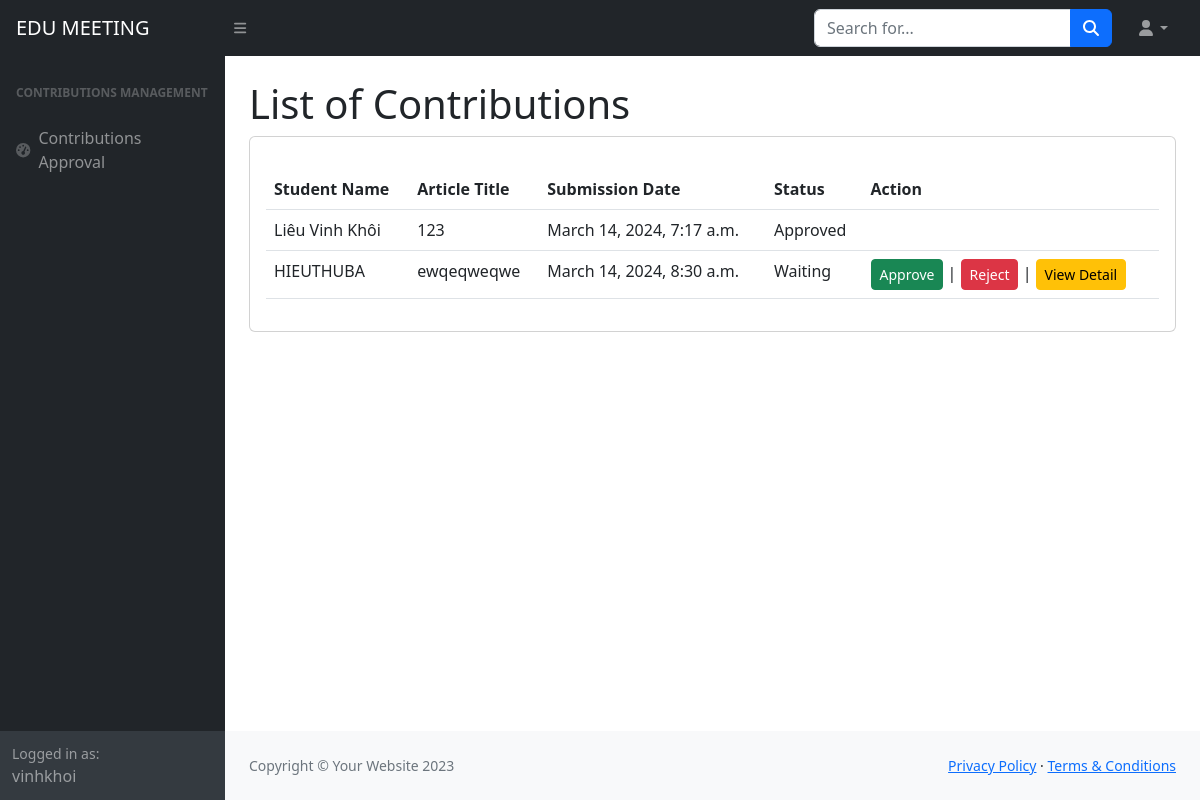
The page /ad/contributions/manage/ (signed in) on the database its author committed.
### home/models.py (models this page shows, shortened)
class UserProfile(models.Model):
    user = models.OneToOneField(User, on_delete=models.CASCADE, primary_key=True)
    fullname = models.CharField(max_length=50)
    roles = models.ManyToManyField(Role, related_name='users')
    faculty = models.ForeignKey('Faculties', on_delete=models.CASCADE, null=True, blank=True)
    email = models.EmailField(max_length=254, unique=True, blank=True, null=True)
    phone = models.CharField(max_length=15)
    academic_Year = models.ForeignKey(AcademicYear,blank=True, null =True, on_delete=models.CASCADE)

class Contributions(models.Model):
    user = models.ManyToManyField(UserProfile)
    title = models.CharField(max_length=30)
    content = models.TextField(null = True)
    faculty = models.ForeignKey(Faculties,on_delete=models.CASCADE)
    term = models.BooleanField(default=False)
    createAt = models.DateTimeField(auto_now_add=True)
    academic_Year = models.ForeignKey(AcademicYear,blank=True, null =True, on_delete=models.CASCADE)
    reject_reason = models.TextField(blank=True, null=True)
    status = models.CharField(max_length=10,  default='waiting')

### home/views.py (the view)
# urls.py: path('ad/contributions/manage/', views.all_contributions_view, name='manage_contributions'),
def all_contributions_view(request):
    contributions = Contributions.objects.all()  # Fetch all contributions from the database
    context = {
        'contributions': contributions
    }
    return render(request, 'manage_contributions.html', context)

### templates/manage_contributions.html (shortened to what this page needs)
{%load static%}
<!DOCTYPE html>
<html lang="en">
    <head>
        <link href="https://cdn.jsdelivr.net/npm/simple-datatables@7.1.2/dist/style.min.css" rel="stylesheet" />
        <link href="{% static 'css/styles.css' %}" rel="stylesheet" />
    </head>
    <body class="sb-nav-fixed">
        <nav class="sb-topnav navbar navbar-expand navbar-dark bg-dark">
            <a class="navbar-brand ps-3" href="{% url "home" %}">EDU MEETING</a>
            <button class="btn btn-link btn-sm order-1 order-lg-0 me-4 me-lg-0" id="sidebarToggle" href="#!"><i class="fas fa-bars"></i></button>
            <form class="d-none d-md-inline-block form-inline ms-auto me-0 me-md-3 my-2 my-md-0">
                <div class="input-group">
                    <input class="form-control" type="text" placeholder="Search for..." aria-label="Search for..." aria-describedby="btnNavbarSearch" />
                    <button class="btn btn-primary" id="btnNavbarSearch" type="button"><i class="fas fa-search"></i></button>
                </div>
            </form>
            <ul class="navbar-nav ms-auto ms-md-0 me-3 me-lg-4">
                <li class="nav-item dropdown">
                    <a class="nav-link dropdown-toggle" id="navbarDropdown" href="#" role="button" data-bs-toggle="dropdown" aria-expanded="false"><i class="fas fa-user fa-fw"></i></a>
                </li>
            </ul>
        </nav>
        <div id="layoutSidenav">
            <div id="layoutSidenav_nav">
                <nav class="sb-sidenav accordion sb-sidenav-dark" id="sidenavAccordion">
                    <div class="sb-sidenav-menu">
                        <div class="nav">
                            <div class="sb-sidenav-menu-heading">Contributions Management</div>
                            <a class="nav-link" href="{% url "manage_contributions" %}">
                              <div class="sb-nav-link-icon"><i class="fas fa-tachometer-alt"></i></div>
                              Contributions Approval
                            </a>
                        </div>
                    </div>
                    <div class="sb-sidenav-footer">
                        <div class="small">Logged in as:</div>
                        {{request.user.username}}
                    </div>
                </nav>
            </div>
            <div id="layoutSidenav_content">
                <main>
                    <div class="container-fluid px-4">
                        <h1 class="mt-4">List of Contributions</h1>
                        <div class="card mb-4">
                            <div class="card-body">
                              <form method="post" enctype="">
                                <table class="table mt-3">
                                  <thead class="thead-dark">
                                    <tr>
                                      <th scope="col">Student Name</th>
                                      <th scope="col">Article Title</th>
                                      <th scope="col">Submission Date</th>
                                      <th scope="col">Status</th>
                                      <th scope="col">Action</th>
                                    </tr>
                                  </thead>
                                  <tbody>
                                    {% for contribution in contributions %}
                                    <tr>
                                        <td>
                                          {% for user in contribution.user.all %}
                                              {{ user.fullname }}
                                          {% endfor %}
                                        </td>
                                        <td>{{ contribution.title }}</td>
                                        <td>{{ contribution.createAt }}</td>
                                        <td>
                                            {% if contribution.status == 'approved' %}
                                                Approved
                                            {% elif contribution.status == 'rejected' %}
                                                Rejected
                                            {% else %}
                                                Waiting
                                            {% endif %}
                                        </td>
                                        <td>
                                          {% if contribution.status == 'waiting' %}
                                              <a href="{% url 'approve_contribution' contribution.id %}" class="btn btn-success btn-sm">Approve</a> |
                                              <a href="{% url 'reject_contribution' contribution.id %}" class="btn btn-danger btn-sm" data-bs-toggle="modal" data-bs-target="#rejectModal" data-contribution-id="{{ contribution.id }}">Reject</a> |
                                              <a href="{% url 'contributions_detail' contribution.id %}" class="btn btn-warning btn-sm">View Detail</a>
                                            {% else %}
                                              {% comment %} <button disable class="btn btn-danger">Disapprove</button> {% endcomment %}
                                          {% endif %}
                                        </td>
                                    </tr>
                                    {% endfor %}
                                  </tbody>
                                </table>
                              </form>
                            </div>
                        </div>
                    </div>
                </main>
                <footer class="py-4 bg-light mt-auto">
                    <div class="container-fluid px-4">
                        <div class="d-flex align-items-center justify-content-between small">
                            <div class="text-muted">Copyright &copy; Your Website 2023</div>
                            <div>
                                <a href="#">Privacy Policy</a>
                                &middot;
                                <a href="#">Terms &amp; Conditions</a>
                            </div>
                        </div>
                    </div>
                </footer>
            </div>
        </div>
    </body>
</html>

### rows shown on the page
Contributions: title "123", createAt "March 14, 2024, 7:17 a.m.", status "Approved"
UserProfile: fullname "Liêu Vinh Khôi"
Contributions: title "ewqeqweqwe", createAt "March 14, 2024, 8:30 a.m.", status "Waiting"
UserProfile: fullname "HIEUTHUBA"

### other values the page prints
{{ request.user.username }} "vinhkhoi"
